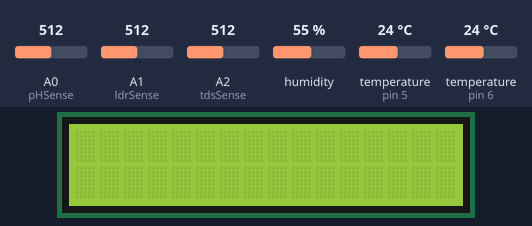
Bench run of a sketch on a simulated Arduino Uno, built with avr-gcc and run on an emulated ATmega328P. Parts: 16×2 character LCD. The test bench sets the inputs (shaded band); at power-on: temperature (sensors on pin 5, pin 6) 24 °C, humidity 55 %, A0 (pHSense) = 512, A1 (ldrSense) = 512, A2 (tdsSense) = 512. What the sketch prints to the serial monitor is not drawn.

Above: at 1.2 s.
1.3 s: temperature (sensor on pin 5) set to 12 °C
At 9.3 s:
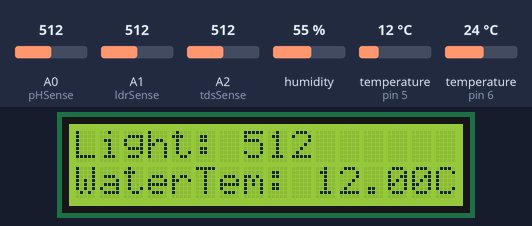
10.2 s: humidity set to 22 %
At 23.4 s:
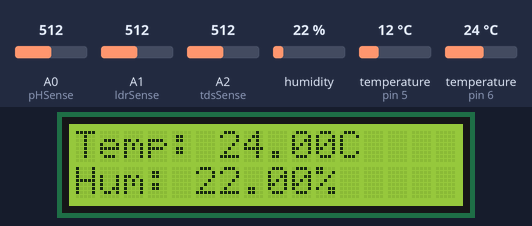
23.8 s: A0 (pHSense) set to 716
At 36.5 s:
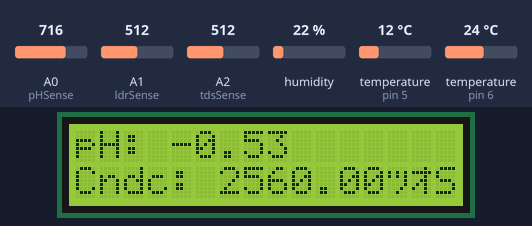
37.4 s: A1 (ldrSense) set to 716
At 50.5 s:
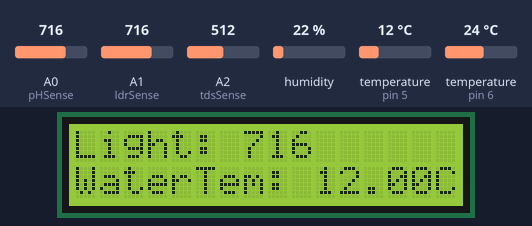
51.0 s: A2 (tdsSense) set to 716
At 57.7 s:
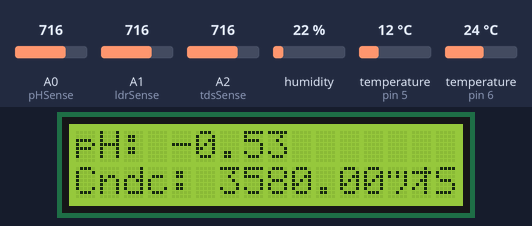
64.6 s: temperature (sensor on pin 5) set to 19 °C
At 70.6 s:
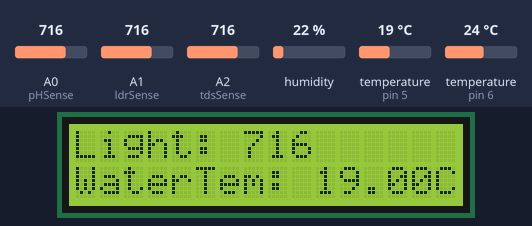
Timing chart, 0 to 72.1 s (numbered marks = the images above; inputs shaded):
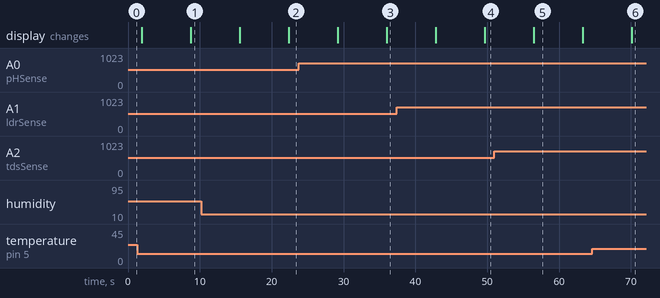

The sketch:

sensors.ino
```cpp
#include <ArduinoJson.h>
#include <OneWire.h>
#include <DallasTemperature.h>
#include <DHT.h>
#include <SD.h>
#include <Wire.h>
#include <LiquidCrystal_I2C.h>

#define DHTPIN 6
#define DHTTYPE DHT11

DHT dht(DHTPIN, DHTTYPE);
OneWire ourWire(5);
DallasTemperature sensors(&ourWire);

// Dirección I2C del LCD
const int lcdAddress = 0x27;

// Configuración del LCD
const int lcdColumns = 16;
const int lcdRows = 2;

// Inicializar el objeto LCD
LiquidCrystal_I2C lcd(lcdAddress, lcdColumns, lcdRows);

// Variables para los sensores analógicos
int pHSense = A0;
int ldrSense = A1;
int tdsSense = A2;
int samples = 10;
float adc_resolution = 1024.0;
float tdsValue;

unsigned long previousMillis = 0;
const unsigned long interval = 3000; // Intervalo de tiempo para cambiar los datos en el LCD (en milisegundos)
int dataMode = 0; // Variable para controlar el modo de datos en el LCD

void setup()
{
  Serial.begin(9600);
  sensors.begin();
  lcd.begin(lcdColumns, lcdRows);
  lcd.backlight();
}

void loop()
{
  unsigned long currentMillis = millis();

  // Verificar si ha pasado el intervalo de tiempo
  if (currentMillis - previousMillis >= interval) {
    previousMillis = currentMillis;

    // Incrementar el modo de datos
    dataMode++;
    if (dataMode > 2) {
      dataMode = 0;
    }
  }

  float ds18b20Temperature = readDS18B20Temperature();
  float dht11Temperature, dht11Humidity;
  readDHT11Data(dht11Temperature, dht11Humidity);
  int ldrValue = readLDRValue();
  float phValue = readPHValue();
  float tdsValue = readTDSValue();

  // Mostrar los datos en el LCD
  lcd.clear();  // Limpiar el contenido anterior en el LCD
  lcd.setCursor(0, 0);  // Establecer la posición del cursor en la primera fila
  switch (dataMode) {
    case 0:
      lcd.print("Temp: ");
      lcd.print(dht11Temperature);
      lcd.print("C");
      lcd.setCursor(0, 1);  // Establecer la posición del cursor en la segunda fila
      lcd.print("Hum: ");
      lcd.print(dht11Humidity);
      lcd.print("%");
      break;
    case 1:
      lcd.print("Light: ");
      lcd.print(ldrValue);
      lcd.setCursor(0, 1);  // Establecer la posición del cursor en la segunda fila
      lcd.print("WaterTem: ");
      lcd.print(ds18b20Temperature);
      lcd.print("C");
      break;
    case 2:
      lcd.print("pH: ");
      lcd.print(phValue);
      lcd.setCursor(0, 1);  // Establecer la posición del cursor en la segunda fila
      lcd.print("Cndc: ");
      lcd.print(tdsValue);
      lcd.print("µS/cm");
      break;
  }


  Serial.println(String(dht11Temperature,2) + "," + String(dht11Humidity,2) + "," + String(ds18b20Temperature,2) + "," + String(ldrValue,2) + "," + String(phValue,2) + "," + String(tdsValue,2) );

  delay(5000);
}


float readDS18B20Temperature()
{
  sensors.requestTemperatures();
  float temperature = sensors.getTempCByIndex(0);
  return temperature;
}

void readDHT11Data(float &temperature, float &humidity)
{
  temperature = dht.readTemperature();
  humidity = dht.readHumidity();
}

int readLDRValue()
{
  int value = analogRead(ldrSense);
  return value;
}

float readPHValue()
{
  int measurings = 0;
  for (int i = 0; i < samples; i++)
  {
    measurings += analogRead(pHSense);
    delay(100);
  }

  float voltage = 5 / adc_resolution * measurings / samples;
  float phValue = 5 + ((2.5 - voltage) / 0.18);
  return phValue;
}

float readTDSValue()
{
  int sensorValue = analogRead(tdsSense);
  float calibrationFactor = 5;
  float tdsValue = sensorValue * calibrationFactor;
  return tdsValue;
}
```

Measured:
- what the display in image 5 shows lasts 6.8 s, from 56.5 s to 63.3 s
